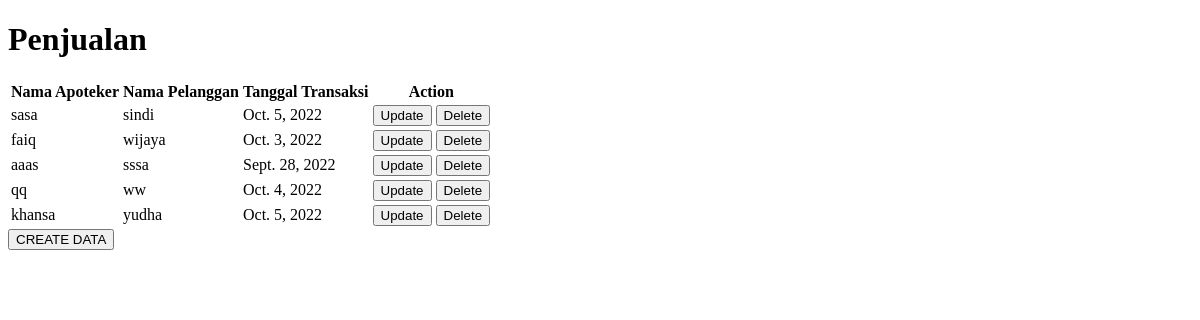
The app's page /penjualan, older data.
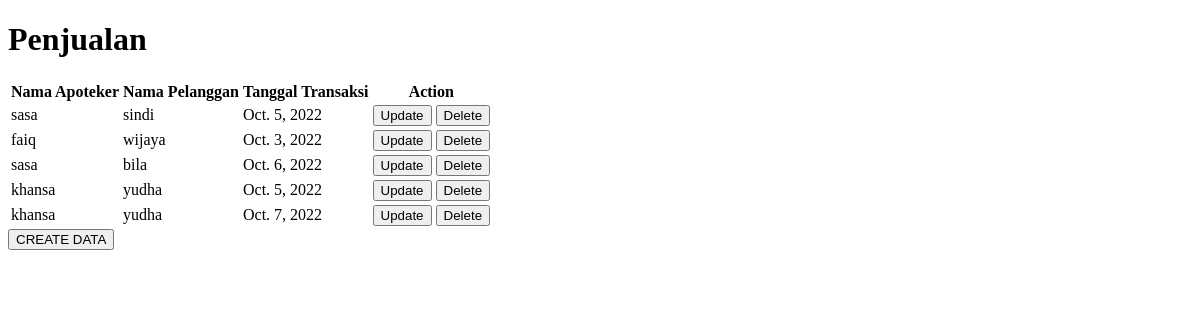
The same page, newer data.
### app/models.py (models this page shows, shortened)
class penjualan(models.Model):
    idpenjualan = models.AutoField(primary_key=True)
    namaapoteker = models.CharField(max_length=50)
    namapelanggan = models.CharField(max_length=50)
    tanggaltransaksi = models.DateField()

### app/views.py (the view)
# urls.py: path('penjualan', views.penjualan,name='penjualan'),
def penjualan (request):
    allpenjualanobj = models.penjualan.objects.all()
    return render (request, 'penjualan.html', {
        'allpenjualanobj': allpenjualanobj,
    })

### app/templates/penjualan.html (shortened to what this page needs)
<!DOCTYPE html>
<html lang="en">
<head>
</head>
<body>
    <h1>Penjualan</h1>
    <table>
        <tr>
            <th>Nama Apoteker</th>
            <th>Nama Pelanggan</th>
            <th>Tanggal Transaksi</th>
            <th>Action</th>
        </tr>
        {% for item in allpenjualanobj %}
        <tr>
            <td>{{ item.namaapoteker}}</td>
            <td>{{ item.namapelanggan }}</td>
            <td>{{ item.tanggaltransaksi}}</td>
            <td>
                <a href="{% url 'updatepenjualan' item.idpenjualan %}"><button>Update</button></a>
                <a href="{% url 'deletepenjualan' item.idpenjualan %}"><button>Delete</button></a>
            </td>
        </tr>
        {% endfor %}
    </table>
    <a href="{% url 'addpenjualan' %}">
        <button>
        CREATE DATA
        </button>
    </a>
</body>
</html>

Row changes from the older to the newer data that the page shows:
removed penjualan: namaapoteker "qq", namapelanggan "ww", tanggaltransaksi "Oct. 4, 2022"
changed penjualan: namaapoteker "aaas" → "sasa"; namapelanggan "sssa" → "bila"; tanggaltransaksi "Sept. 28, 2022" → "Oct. 6, 2022"
added penjualan: namaapoteker "khansa", namapelanggan "yudha", tanggaltransaksi "Oct. 7, 2022"
